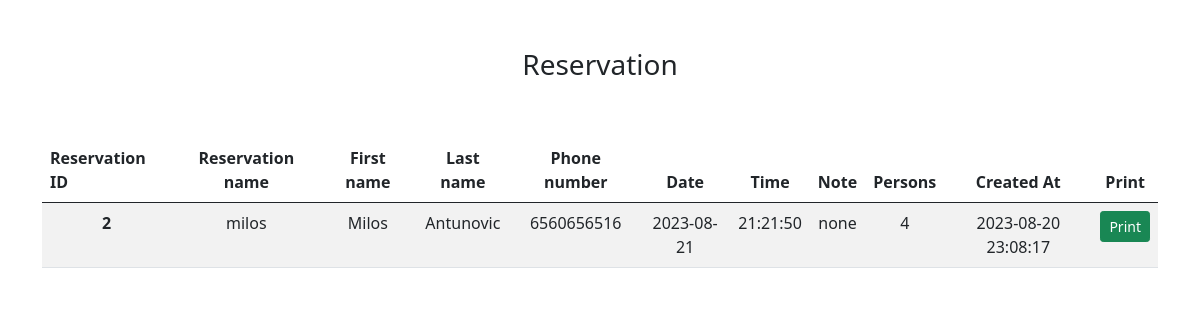
Screenshot of /admin/show_reservation.php?reservation_id=2 (signed in) with the database file from the repository.
### tables this page shows
CREATE TABLE `reservations` (
  `reservation_id` int(11) NOT NULL,
  `user_id` int(11) NOT NULL,
  `reservation_date` date NOT NULL,
  `reservation_time` time NOT NULL,
  `persons` varchar(255) NOT NULL,
  `reservation_note` varchar(255) NOT NULL,
  `reservation_name` varchar(255) NOT NULL,
  `access_card_pdf_path` varchar(255) NOT NULL,
  `created_at` datetime NOT NULL DEFAULT current_timestamp()
);

CREATE TABLE `users` (
  `user_id` int(11) NOT NULL,
  `first_name` varchar(255) NOT NULL,
  `last_name` varchar(255) NOT NULL,
  `username` varchar(255) NOT NULL,
  `phone_number` varchar(255) NOT NULL,
  `email` varchar(255) NOT NULL,
  `password` varchar(255) NOT NULL,
  `is_admin` int(11) DEFAULT 0,
  `created_at` datetime NOT NULL DEFAULT current_timestamp()
);

### app/clasess/User.php (called while the page is built, shortened)
<?php
class User{
    protected $conn;
    public function __construct(){
        global $conn;
        $this->conn = $conn;
    }
    public function is_logged(){
        if(isset($_SESSION['user_id'])){
            return true;
        }
        return false;
    }
    public function is_admin(){
        $sql = "SELECT * FROM users WHERE user_id = ? AND is_admin = 1";
        $stmt = $this->conn->prepare($sql);
        $stmt->bind_param("i",$_SESSION['user_id']);
        $stmt->execute();
        $results = $stmt->get_result();
        if($results->num_rows > 0){
            return true;
        }
        return false;
    }
}

### app/clasess/Reservation.php (called while the page is built, shortened)
<?php
class Reservation{
    protected $conn;
    public function __construct(){
        global $conn;
        $this->conn = $conn;
    }
    public function show_reservation($reservation_id){
        $sql = "SELECT reservations.reservation_id,reservations.reservation_name,users.first_name,users.last_name,users.phone_number,reservations.reservation_date,reservations.reservation_time,reservations.persons,reservations.reservation_note,reservations.created_at
                FROM reservations
                INNER JOIN users ON reservations.user_id=users.user_id
                WHERE reservations.reservation_id = ? ";
        $stmt = $this->conn->prepare($sql);
        $stmt->bind_param("i",$reservation_id);
        $stmt->execute();
        $result = $stmt->get_result();
        return $result->fetch_assoc();
    }
}

### admin/show_reservation.php (the view, shortened to what this page needs)
<?php
require_once "../app/config/config.php";
require_once "../app/clasess/Reservation.php";
require_once "../app/clasess/User.php";
$user = new User();
if($user->is_logged() && $user->is_admin()):
    $reservation = new Reservation();
    $reservation = $reservation->show_reservation($_GET['reservation_id']);
?>
<!DOCTYPE html>
<html lang="en">
<head>
    <link href="https://cdn.jsdelivr.net/npm/bootstrap@5.0.2/dist/css/bootstrap.min.css" rel="stylesheet">
</head>
<body>
    <div class="container">
    <h3 class="text-center py-5">Reservation</h3>
    <table class="table table-striped">
        <thead>
            <tr>
                <th scope="col">Reservation ID</th>
                <th scope="col" class="text-center">Reservation name</th>
                <th scope="col" class="text-center">First name</th>
                <th scope="col" class="text-center">Last name</th>
                <th scope="col" class="text-center">Phone number</th>
                <th scope="col" class="text-center">Date</th>
                <th scope="col" class="text-center">Time</th>
                <th scope="col" class="text-center">Note</th>
                <th scope="col" class="text-center">Persons</th>
                <th scope="col" class="text-center">Created At</th>
                <th scope="col" class="text-center">Print</th>
            </tr>
        </thead>
        <tbody>
                <tr>
                    <th scope="row" class="text-center"><?php echo $reservation['reservation_id'];?></th>
                    <td class="text-center"><?php echo $reservation['reservation_name'];?></td>
                    <td class="text-center"><?php echo $reservation['first_name'];?></td>
                    <td class="text-center"><?php echo $reservation['last_name'];?></td>
                    <td class="text-center"><?php echo $reservation['phone_number'];?></td>
                    <td class="text-center"><?php echo $reservation['reservation_date'];?></td>
                    <td class="text-center"><?php echo $reservation['reservation_time'];?></td>
                    <td class="text-center"><?php echo $reservation['reservation_note'];?></td>
                    <td class="text-center"><?php echo $reservation['persons'];?></td>
                    <td class="text-center"><?php echo $reservation['created_at'];?></td>
                    <td class="text-center">
                        <a href="export.php?reservation_id=<?php echo $reservation['reservation_id'];?>" class="btn btn-success btn-sm">Print</a>
                    </td>
                </tr>
        </tbody>
    </table>
    </div>
</body>
</html>
<?php else:
    header('location:../reservation.php')
?>
<?php endif;?>

### rows the page displays
reservations: reservation_id "2", reservation_name "milos", user.first_name "Milos", user.last_name "Antunovic", user.phone_number "6560656516", reservation_date "2023-08-21", reservation_time "21:21:50", reservation_note "none", persons "4", created_at "2023-08-20 23:08:17"
